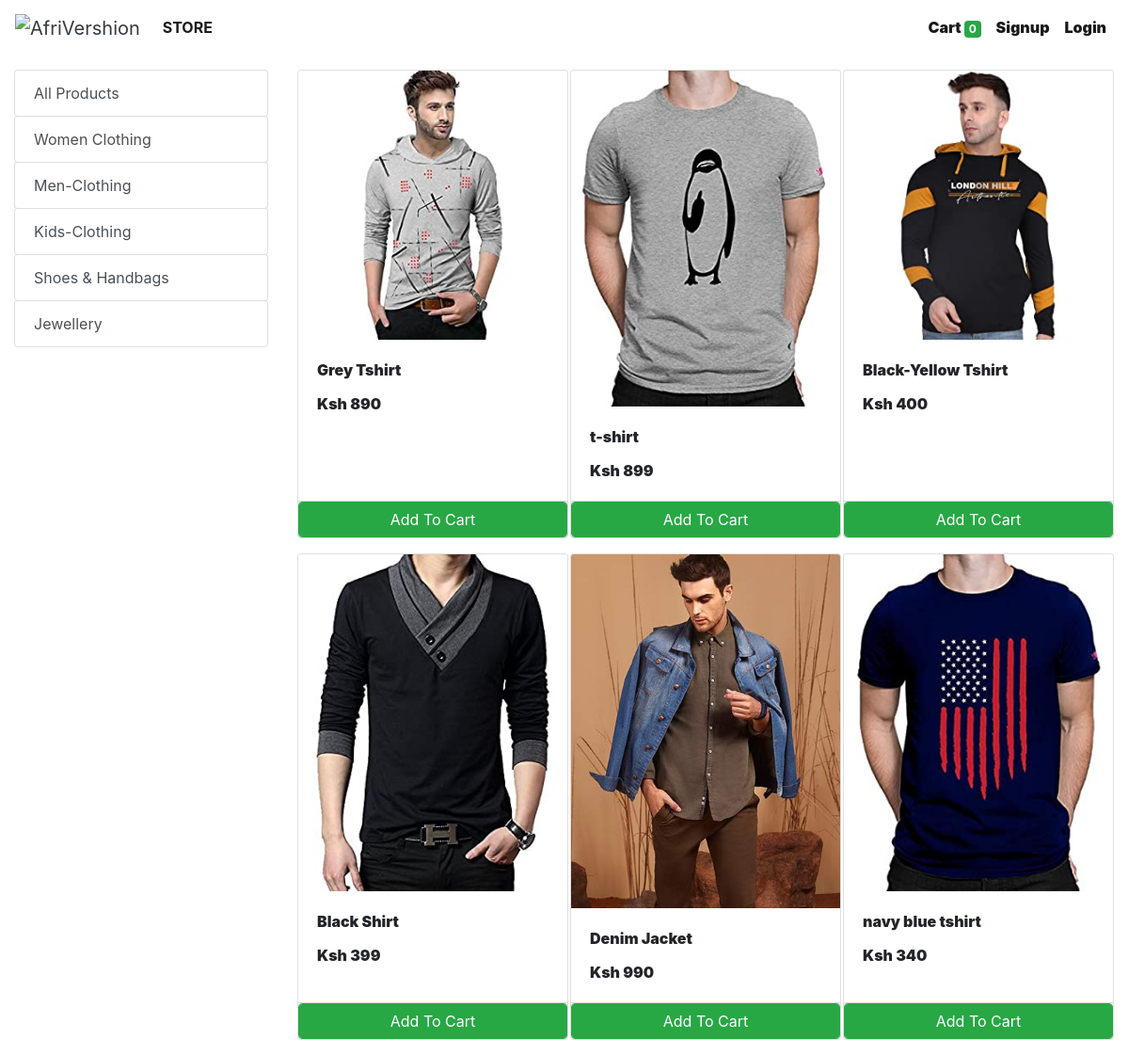
Page /store?category=23 on the earlier database version.
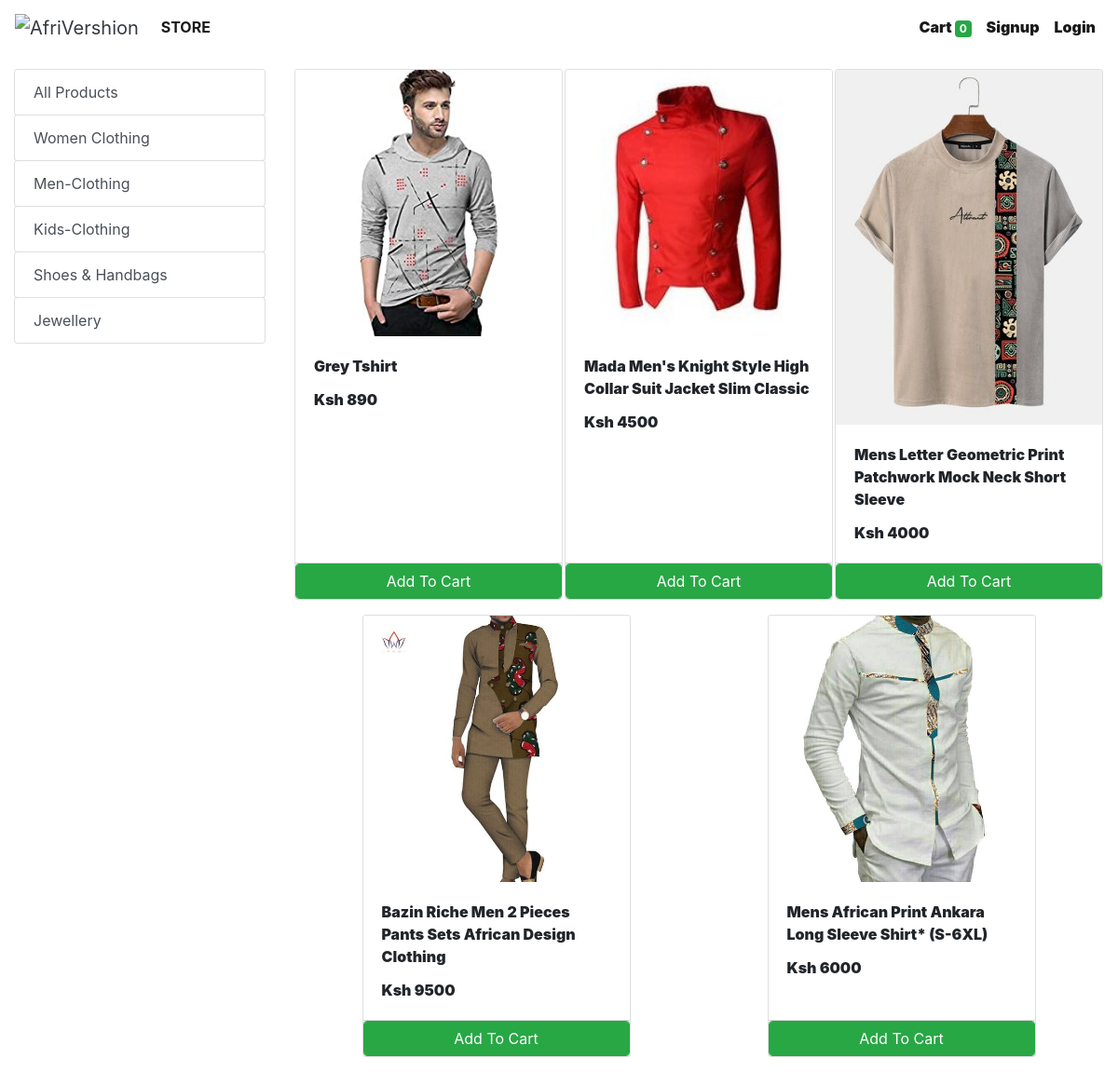
Same page on the later database version.
### store/models/category.py (models this page shows, shortened)
class Category(models.Model):
    name= models.CharField(max_length=50)
    @staticmethod
    def get_all_categories():
        return Category.objects.all()

### store/models/product.py (models this page shows, shortened)
class Products(models.Model):
    name = models.CharField(max_length=60)
    price= models.IntegerField(default=0)
    category= models.ForeignKey(Category,on_delete=models.CASCADE,default=1 )
    description= models.CharField(max_length=250, default='', blank=False, null= True)
    image= models.ImageField(upload_to='uploads/products/')
    @staticmethod
    def get_all_products_by_categoryid(category_id):
        if category_id:
            return Products.objects.filter (category=category_id)
        else:
            return Products.get_all_products();

### store/views/home.py (the view)
# urls.py: path('' , include('store.urls'))
def store(request):
    cart = request.session.get('cart')
    if not cart:
        request.session['cart'] = {}
    products = None
    categories = Category.get_all_categories()
    categoryID = request.GET.get('category')
    if categoryID:
        products = Products.get_all_products_by_categoryid(categoryID)
    else:
        products = Products.get_all_products();
    data = {}
    data['products'] = products
    data['categories'] = categories
    print('you are : ', request.session.get('email'))
    return render(request, 'index.html', data)

### store/templatetags/cart.py (called while the page is built)
@register.filter (name='is_in_cart')
def is_in_cart(product, cart):
    keys = cart.keys ()
    for id in keys:
        if int (id) == product.id:
            return True
    return False;

### store/templatetags/custom_filter.py (called while the page is built)
@register.filter(name='currency')
def currency(number):
    return "Ksh "+str(number)

### store/templates/index.html (shortened to what this page needs)
{% extends 'base.html' %}
{% block content %}
{% load cart %}
{% load custom_filter %}
<div class="container-fluid mt-3">
	<div class="row">
		<div class="col-lg-3 mx-auto">
			<div class="list-group">
				<a href="/" class="list-group-item list-group-item-action btn btn-outline-success">All Products</a>
				{% for category in categories %}
				<a href="/?category={{category.id}}"
					class="list-group-item list-group-item-action btn btn-outline-success ">{{category.name}}</a>
				{% endfor %}
			</div>
		</div>
		<div id='products' class="col-lg-9 mx-auto">
			<div class="row mx-auto">
				{% for product in products %}
				<div class="card mx-auto mb-3" id={{product.id}} style="width: 18rem;">
					<img class="card-img-top" src="{{product.image.url}}" alt="Card image cap">
					<div class="card-body">
						<p class="card-title">{{product.name}}</p>
						<p class="card-text"><b>{{product.price|currency}}</b></p>
					</div>
					<div class="card-footer p-0 no-gutters">
						{% if product|is_in_cart:request.session.cart %}
						<div class="row no-gutters">
							<form action="/#{{product.id}}" class="col-2 " method="post">
								{% csrf_token %}
								<input hidden type="text" name='product' value='{{product.id}}'>
								<input hidden type="text" name='remove' value='True'>
								<input type="submit" value=" - " class="btn btn-block btn-success border-right">
							</form>
							<div class="text-center col btn btn-success">{{product|cart_quantity:request.session.cart}} in Cart</div>
							<form action="/#{{product.id}}" class="col-2 " method="post">
								{% csrf_token %}
								<input hidden type="text" name='product' value='{{product.id}}'>
								<input type="submit" value=" + " class="btn btn-block btn-success border-left">
							</form>
						</div>
						{% else %}
						<form action="/#{{product.id}}" method="POST" class="btn-block">
							<input type="submit" class="float-right btn btn-success form-control"
								value="Add To Cart">
						</form>
						{% endif %}
					</div>
				</div>
				{% endfor %}
			</div>
		</div>
	</div>
</div>
{% endblock %}

Differences in the rows shown:
removed Products: image (picture), name "t-shirt", price "Ksh 899"
removed Products: image (picture), name "Black-Yellow Tshirt", price "Ksh 400"
removed Products: image (picture), name "Black Shirt", price "Ksh 399"
removed Products: image (picture), name "Denim Jacket", price "Ksh 990"
no longer on this page (row edited): Products: image (picture), name "navy blue tshirt", price "Ksh 340"
added Products: image (picture), name "Mada Men's Knight Style High Collar Suit Jacket Slim Classic", price "Ksh 4500"
added Products: image (picture), name "Mens Letter Geometric Print Patchwork Mock Neck Short Sleeve", price "Ksh 4000"
added Products: image (picture), name "Bazin Riche Men 2 Pieces Pants Sets African Design Clothing", price "Ksh 9500"
added Products: image (picture), name "Mens African Print Ankara Long Sleeve Shirt* (S-6XL)", price "Ksh 6000"
